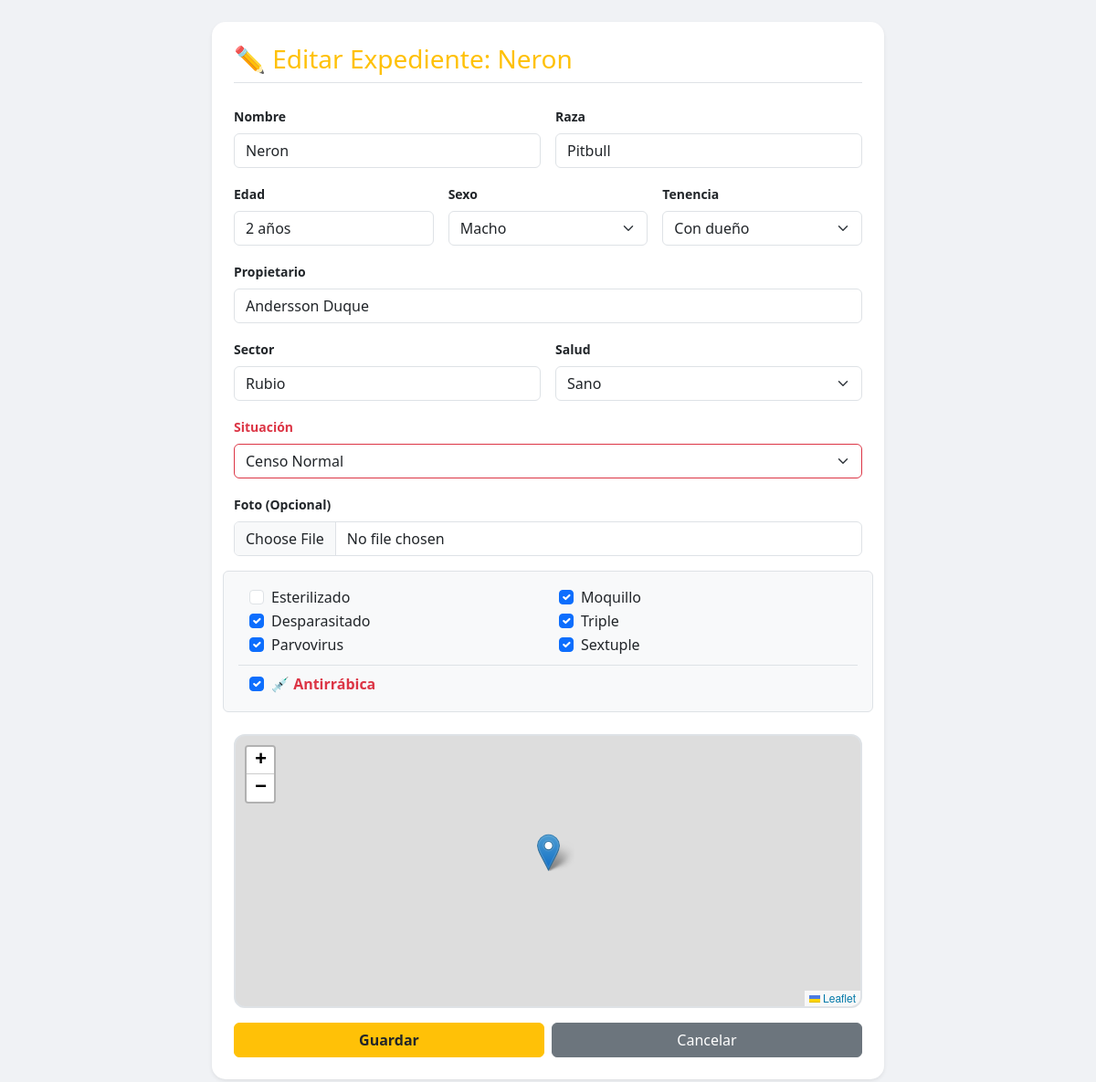
Screenshot of /editar/2 (signed in) with the database file from the repository.
### app.py (models this page shows)
class Canino(db.Model):
    id = db.Column(db.Integer, primary_key=True)
    consultas = db.relationship('Consulta', backref='paciente', lazy=True, cascade="all, delete-orphan")
    citas = db.relationship('Cita', backref='paciente', lazy=True, cascade="all, delete-orphan")
    vacunas_historial = db.relationship('Vacuna', backref='paciente', lazy=True, cascade="all, delete-orphan")
    foto = db.Column(db.String(200)); nombre = db.Column(db.String(100)); raza = db.Column(db.String(100))
    edad = db.Column(db.String(50)); sexo = db.Column(db.String(20)); estado_tenencia = db.Column(db.String(50))
    nombre_propietario = db.Column(db.String(100)); estado_salud = db.Column(db.String(100)); sector = db.Column(db.String(100))
    latitud = db.Column(db.Float); longitud = db.Column(db.Float)
    situacion = db.Column(db.String(100), default='Censo Normal')
    reportado_por = db.Column(db.String(100))
    esterilizado = db.Column(db.Boolean, default=False); desparasitado = db.Column(db.Boolean, default=False)
    vacuna_parvovirus = db.Column(db.Boolean, default=False); vacuna_moquillo = db.Column(db.Boolean, default=False)
    vacuna_triple = db.Column(db.Boolean, default=False); vacuna_sextuple = db.Column(db.Boolean, default=False)
    vacuna_antirrabica = db.Column(db.Boolean, default=False)

### app.py (the view, shortened to what this page needs)
@app.route('/editar/<int:id>', methods=['GET', 'POST'])
@login_required
def editar(id):
    if current_user.rol != 'Admin': flash('Acceso denegado.', 'danger'); return redirect(url_for('inicio'))
    p = Canino.query.get_or_404(id)
    return render_template('editar.html', perro=p)

### app.py (called while the page is built)
@login_manager.user_loader
def load_user(user_id): return Usuario.query.get(int(user_id))

### templates/editar.html (shortened to what this page needs)
<!DOCTYPE html>
<html lang="es">
<head>
    <link href="https://cdn.jsdelivr.net/npm/bootstrap@5.3.0/dist/css/bootstrap.min.css" rel="stylesheet">
    <link rel="stylesheet" href="https://unpkg.com/leaflet@1.9.4/dist/leaflet.css" />
</head>
<body>
<div class="container mt-4 mb-5">
    <div class="row justify-content-center">
        <div class="col-lg-8">
            <div class="card p-4 border-0 shadow-sm" style="border-radius:15px;">
                <h3 class="text-warning mb-4 border-bottom pb-2">✏️ Editar Expediente: {{ perro.nombre or 'S/N' }}</h3>
                <form method="POST" enctype="multipart/form-data">
                    <div class="row g-3 mb-3">
                        <div class="col-md-6"><label class="form-label small fw-bold">Nombre</label><input type="text" name="nombre" class="form-control" value="{{ perro.nombre or '' }}"></div>
                        <div class="col-md-6"><label class="form-label small fw-bold">Raza</label><input type="text" name="raza" class="form-control" value="{{ perro.raza or '' }}" required></div>
                    </div>
                    <div class="row g-3 mb-3">
                        <div class="col-md-4"><label class="form-label small fw-bold">Edad</label><input type="text" name="edad" class="form-control" value="{{ perro.edad or '' }}" required></div>
                        <div class="col-md-4">
                            <label class="form-label small fw-bold">Sexo</label>
                            <select name="sexo" class="form-select">
                                <option value="Macho" {% if perro.sexo=='Macho' %}selected{% endif %}>Macho</option>
                            </select>
                        </div>
                        <div class="col-md-4">
                            <label class="form-label small fw-bold">Tenencia</label>
                            <select name="estado_tenencia" class="form-select">
                                <option value="Con dueño" {% if perro.estado_tenencia=='Con dueño' %}selected{% endif %}>Con dueño</option>
                            </select>
                        </div>
                    </div>
                    <div class="mb-3"><label class="form-label small fw-bold">Propietario</label><input type="text" name="nombre_propietario" class="form-control" value="{{ perro.nombre_propietario or '' }}"></div>
                    <div class="row g-3 mb-3">
                        <div class="col-md-6"><label class="form-label small fw-bold">Sector</label><input type="text" name="sector" class="form-control" value="{{ perro.sector or '' }}" required></div>
                        <div class="col-md-6">
                            <label class="form-label small fw-bold">Salud</label>
                            <select name="estado_salud" class="form-select">
                                <option value="Sano" {% if perro.estado_salud=='Sano' %}selected{% endif %}>Sano</option>
                            </select>
                        </div>
                    </div>
                    <div class="mb-3">
                        <label class="form-label small fw-bold text-danger">Situación</label>
                        <select name="situacion" class="form-select border-danger">
                            <option value="Censo Normal" {% if perro.situacion=='Censo Normal' %}selected{% endif %}>Censo Normal</option>
                        </select>
                    </div>
                    <div class="mb-3"><label class="form-label small fw-bold">Foto (Opcional)</label><input type="file" name="foto" class="form-control"></div>
                    <div class="row mb-4 bg-light p-3 rounded border">
                        <div class="col-6">
                            <div class="form-check"><input type="checkbox" name="esterilizado" class="form-check-input" id="e" {% if perro.esterilizado %}checked{% endif %}><label for="e">Esterilizado</label></div>
                            <div class="form-check"><input type="checkbox" name="desparasitado" class="form-check-input" id="d" {% if perro.desparasitado %}checked{% endif %}><label for="d">Desparasitado</label></div>
                            <div class="form-check"><input type="checkbox" name="vacuna_parvovirus" class="form-check-input" id="p" {% if perro.vacuna_parvovirus %}checked{% endif %}><label for="p">Parvovirus</label></div>
                        </div>
                        <div class="col-6">
                            <div class="form-check"><input type="checkbox" name="vacuna_moquillo" class="form-check-input" id="m" {% if perro.vacuna_moquillo %}checked{% endif %}><label for="m">Moquillo</label></div>
                            <div class="form-check"><input type="checkbox" name="vacuna_triple" class="form-check-input" id="t" {% if perro.vacuna_triple %}checked{% endif %}><label for="t">Triple</label></div>
                            <div class="form-check"><input type="checkbox" name="vacuna_sextuple" class="form-check-input" id="s" {% if perro.vacuna_sextuple %}checked{% endif %}><label for="s">Sextuple</label></div>
                        </div>
                        <div class="col-12 mt-2 pt-2 border-top"><div class="form-check"><input type="checkbox" name="vacuna_antirrabica" class="form-check-input" id="a" {% if perro.vacuna_antirrabica %}checked{% endif %}><label for="a" class="text-danger fw-bold">💉 Antirrábica</label></div></div>
                    </div>
                    <div id="map-editar" class="mb-3"></div>
                    <div class="row g-2"><div class="col-6"><button type="submit" class="btn btn-warning w-100 text-dark fw-bold">Guardar</button></div><div class="col-6"><a href="/" class="btn btn-secondary w-100">Cancelar</a></div></div>
                </form>
            </div>
        </div>
    </div>
</div>
</body>
</html>

### templates/editar.html (style rules this page uses)
body { background-color: #f0f2f5; font-family: 'Segoe UI', sans-serif; }
#map-editar { height: 300px; border-radius: 12px; border: 2px solid #dee2e6; }

### rows the page displays
Canino: nombre "Neron", raza "Pitbull", edad "2 años", sexo "Macho", estado_tenencia "Con dueño", nombre_propietario "Andersson Duque", sector "Rubio", estado_salud "Sano", situacion "Censo Normal", desparasitado "☑", vacuna_parvovirus "☑", vacuna_moquillo "☑", vacuna_triple "☑", vacuna_sextuple "☑", vacuna_antirrabica "☑"
